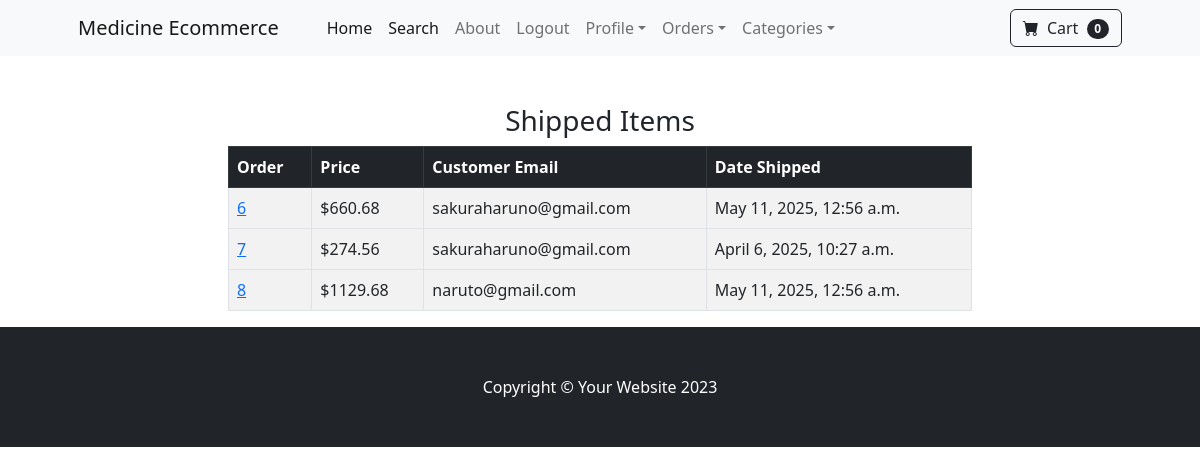
The page /payment/shipped_dash (signed in) on the database its author committed.
### payment/models.py (models this page shows, shortened)
class Order(models.Model):
	user = models.ForeignKey(User, on_delete=models.CASCADE, null=True, blank=True)
	full_name = models.CharField(max_length=250)
	email = models.EmailField(max_length=250)
	shipping_address = models.TextField(max_length=15000)
	amount_paid = models.DecimalField(max_digits=7, decimal_places=2)
	date_ordered = models.DateTimeField(auto_now_add=True)
	shipped = models.BooleanField(default=False)
	date_shipped = models.DateTimeField(blank=True, null=True)

### payment/views.py (the view, shortened to what this page needs)
# urls.py: path('shipped_dash',views.shipped_dash, name='shipped_dash'),
def shipped_dash(request):
	if request.user.is_authenticated and request.user.is_superuser:
		orders = Order.objects.filter(shipped=True)
		return render(request, "shipped_dash.html", {"orders":orders})
	else:
		messages.success(request, "Access Denied")
		return redirect('home')

### cart/cart.py (called while the page is built)
    def __len__(self):
        return len(self.cart)

### cart/context_processors.py (called while the page is built)
def cart(request):
    return {'cart': Cart(request)}

### payment/templates/shipped_dash.html
{% extends "base.html" %}
{% block content %}
    <div class = "container">
        <div class="row">
            <center>
                <div class="col-8">
                    <br></br>
                    <h3>Shipped Items</h3>
                    <table class="table table-striped table-bordered table-hover">
                        <thead class="table-dark">
                          <tr>
                            <th scope="col">Order</th>
                            <th scope="col">Price</th>
                            <th scope="col">Customer Email</th>
                            <th scope="col">Date Shipped</th>
                          </tr>
                        </thead>
                        <tbody>
                        {% for item in orders %}
                          <tr>
                            <td><a href="{% url 'orders' item.id %}">{{item.id}}</a></td>
                            <td>${{item.amount_paid}}</td>
                            <td>{{item.email}}</td>
                            <td>{{item.date_shipped}}</td>
                          </tr>
                        </tbody>
                        {% endfor %}
                      </table>
                </div>
            </center>
        </div>
    </div>
{%endblock%}

### rows shown on the page
Order: id "6", amount_paid "660.68", email "sakuraharuno@gmail.com", date_shipped "May 11, 2025, 12:56 a.m."
Order: id "7", amount_paid "274.56", email "sakuraharuno@gmail.com", date_shipped "April 6, 2025, 10:27 a.m."
Order: id "8", amount_paid "1129.68", email "naruto@gmail.com", date_shipped "May 11, 2025, 12:56 a.m."

### other values the page prints
{{ cart|length }} "0"
